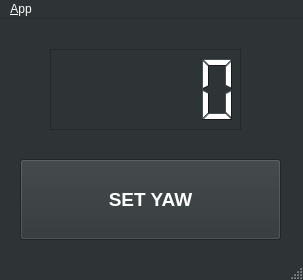
<?xml version="1.0" encoding="UTF-8"?>
<ui version="4.0">
 <class>MainWindowDesign</class>
 <widget class="QMainWindow" name="MainWindowDesign">
  <property name="geometry">
   <rect>
    <x>0</x>
    <y>0</y>
    <width>303</width>
    <height>280</height>
   </rect>
  </property>
  <property name="palette">
   <palette>
    <active>
     <colorrole role="WindowText">
      <brush brushstyle="SolidPattern">
       <color alpha="255">
        <red>255</red>
        <green>255</green>
        <blue>255</blue>
       </color>
      </brush>
     </colorrole>
     <colorrole role="Button">
      <brush brushstyle="SolidPattern">
       <color alpha="255">
        <red>46</red>
        <green>52</green>
        <blue>54</blue>
       </color>
      </brush>
     </colorrole>
     <colorrole role="Light">
      <brush brushstyle="SolidPattern">
       <color alpha="255">
        <red>69</red>
        <green>78</green>
        <blue>81</blue>
       </color>
      </brush>
     </colorrole>
     <colorrole role="Midlight">
      <brush brushstyle="SolidPattern">
       <color alpha="255">
        <red>57</red>
        <green>65</green>
        <blue>67</blue>
       </color>
      </brush>
     </colorrole>
     <colorrole role="Dark">
      <brush brushstyle="SolidPattern">
       <color alpha="255">
        <red>23</red>
        <green>26</green>
        <blue>27</blue>
       </color>
      </brush>
     </colorrole>
     <colorrole role="Mid">
      <brush brushstyle="SolidPattern">
       <color alpha="255">
        <red>30</red>
        <green>34</green>
        <blue>36</blue>
       </color>
      </brush>
     </colorrole>
     <colorrole role="Text">
      <brush brushstyle="SolidPattern">
       <color alpha="255">
        <red>255</red>
        <green>255</green>
        <blue>255</blue>
       </color>
      </brush>
     </colorrole>
     <colorrole role="BrightText">
      <brush brushstyle="SolidPattern">
       <color alpha="255">
        <red>255</red>
        <green>255</green>
        <blue>255</blue>
       </color>
      </brush>
     </colorrole>
     <colorrole role="ButtonText">
      <brush brushstyle="SolidPattern">
       <color alpha="255">
        <red>255</red>
        <green>255</green>
        <blue>255</blue>
       </color>
      </brush>
     </colorrole>
     <colorrole role="Base">
      <brush brushstyle="SolidPattern">
       <color alpha="255">
        <red>0</red>
        <green>0</green>
        <blue>0</blue>
       </color>
      </brush>
     </colorrole>
     <colorrole role="Window">
      <brush brushstyle="SolidPattern">
       <color alpha="255">
        <red>46</red>
        <green>52</green>
        <blue>54</blue>
       </color>
      </brush>
     </colorrole>
     <colorrole role="Shadow">
      <brush brushstyle="SolidPattern">
       <color alpha="255">
        <red>0</red>
        <green>0</green>
        <blue>0</blue>
       </color>
      </brush>
     </colorrole>
     <colorrole role="AlternateBase">
      <brush brushstyle="SolidPattern">
       <color alpha="255">
        <red>23</red>
        <green>26</green>
        <blue>27</blue>
       </color>
      </brush>
     </colorrole>
     <colorrole role="ToolTipBase">
      <brush brushstyle="SolidPattern">
       <color alpha="255">
        <red>255</red>
        <green>255</green>
        <blue>220</blue>
       </color>
      </brush>
     </colorrole>
     <colorrole role="ToolTipText">
      <brush brushstyle="SolidPattern">
       <color alpha="255">
        <red>0</red>
        <green>0</green>
        <blue>0</blue>
       </color>
      </brush>
     </colorrole>
    </active>
    <inactive>
     <colorrole role="WindowText">
      <brush brushstyle="SolidPattern">
       <color alpha="255">
        <red>255</red>
        <green>255</green>
        <blue>255</blue>
       </color>
      </brush>
     </colorrole>
     <colorrole role="Button">
      <brush brushstyle="SolidPattern">
       <color alpha="255">
        <red>46</red>
        <green>52</green>
        <blue>54</blue>
       </color>
      </brush>
     </colorrole>
     <colorrole role="Light">
      <brush brushstyle="SolidPattern">
       <color alpha="255">
        <red>69</red>
        <green>78</green>
        <blue>81</blue>
       </color>
      </brush>
     </colorrole>
     <colorrole role="Midlight">
      <brush brushstyle="SolidPattern">
       <color alpha="255">
        <red>57</red>
        <green>65</green>
        <blue>67</blue>
       </color>
      </brush>
     </colorrole>
     <colorrole role="Dark">
      <brush brushstyle="SolidPattern">
       <color alpha="255">
        <red>23</red>
        <green>26</green>
        <blue>27</blue>
       </color>
      </brush>
     </colorrole>
     <colorrole role="Mid">
      <brush brushstyle="SolidPattern">
       <color alpha="255">
        <red>30</red>
        <green>34</green>
        <blue>36</blue>
       </color>
      </brush>
     </colorrole>
     <colorrole role="Text">
      <brush brushstyle="SolidPattern">
       <color alpha="255">
        <red>255</red>
        <green>255</green>
        <blue>255</blue>
       </color>
      </brush>
     </colorrole>
     <colorrole role="BrightText">
      <brush brushstyle="SolidPattern">
       <color alpha="255">
        <red>255</red>
        <green>255</green>
        <blue>255</blue>
       </color>
      </brush>
     </colorrole>
     <colorrole role="ButtonText">
      <brush brushstyle="SolidPattern">
       <color alpha="255">
        <red>255</red>
        <green>255</green>
        <blue>255</blue>
       </color>
      </brush>
     </colorrole>
     <colorrole role="Base">
      <brush brushstyle="SolidPattern">
       <color alpha="255">
        <red>0</red>
        <green>0</green>
        <blue>0</blue>
       </color>
      </brush>
     </colorrole>
     <colorrole role="Window">
      <brush brushstyle="SolidPattern">
       <color alpha="255">
        <red>46</red>
        <green>52</green>
        <blue>54</blue>
       </color>
      </brush>
     </colorrole>
     <colorrole role="Shadow">
      <brush brushstyle="SolidPattern">
       <color alpha="255">
        <red>0</red>
        <green>0</green>
        <blue>0</blue>
       </color>
      </brush>
     </colorrole>
     <colorrole role="AlternateBase">
      <brush brushstyle="SolidPattern">
       <color alpha="255">
        <red>23</red>
        <green>26</green>
        <blue>27</blue>
       </color>
      </brush>
     </colorrole>
     <colorrole role="ToolTipBase">
      <brush brushstyle="SolidPattern">
       <color alpha="255">
        <red>255</red>
        <green>255</green>
        <blue>220</blue>
       </color>
      </brush>
     </colorrole>
     <colorrole role="ToolTipText">
      <brush brushstyle="SolidPattern">
       <color alpha="255">
        <red>0</red>
        <green>0</green>
        <blue>0</blue>
       </color>
      </brush>
     </colorrole>
    </inactive>
    <disabled>
     <colorrole role="WindowText">
      <brush brushstyle="SolidPattern">
       <color alpha="255">
        <red>23</red>
        <green>26</green>
        <blue>27</blue>
       </color>
      </brush>
     </colorrole>
     <colorrole role="Button">
      <brush brushstyle="SolidPattern">
       <color alpha="255">
        <red>46</red>
        <green>52</green>
        <blue>54</blue>
       </color>
      </brush>
     </colorrole>
     <colorrole role="Light">
      <brush brushstyle="SolidPattern">
       <color alpha="255">
        <red>69</red>
        <green>78</green>
        <blue>81</blue>
       </color>
      </brush>
     </colorrole>
     <colorrole role="Midlight">
      <brush brushstyle="SolidPattern">
       <color alpha="255">
        <red>57</red>
        <green>65</green>
        <blue>67</blue>
       </color>
      </brush>
     </colorrole>
     <colorrole role="Dark">
      <brush brushstyle="SolidPattern">
       <color alpha="255">
        <red>23</red>
        <green>26</green>
        <blue>27</blue>
       </color>
      </brush>
     </colorrole>
     <colorrole role="Mid">
      <brush brushstyle="SolidPattern">
       <color alpha="255">
        <red>30</red>
        <green>34</green>
        <blue>36</blue>
       </color>
      </brush>
     </colorrole>
     <colorrole role="Text">
      <brush brushstyle="SolidPattern">
       <color alpha="255">
        <red>23</red>
        <green>26</green>
        <blue>27</blue>
       </color>
      </brush>
     </colorrole>
     <colorrole role="BrightText">
      <brush brushstyle="SolidPattern">
       <color alpha="255">
        <red>255</red>
        <green>255</green>
        <blue>255</blue>
       </color>
      </brush>
     </colorrole>
     <colorrole role="ButtonText">
      <brush brushstyle="SolidPattern">
       <color alpha="255">
        <red>23</red>
        <green>26</green>
        <blue>27</blue>
       </color>
      </brush>
     </colorrole>
     <colorrole role="Base">
      <brush brushstyle="SolidPattern">
       <color alpha="255">
        <red>46</red>
        <green>52</green>
        <blue>54</blue>
       </color>
      </brush>
     </colorrole>
     <colorrole role="Window">
      <brush brushstyle="SolidPattern">
       <color alpha="255">
        <red>46</red>
        <green>52</green>
        <blue>54</blue>
       </color>
      </brush>
     </colorrole>
     <colorrole role="Shadow">
      <brush brushstyle="SolidPattern">
       <color alpha="255">
        <red>0</red>
        <green>0</green>
        <blue>0</blue>
       </color>
      </brush>
     </colorrole>
     <colorrole role="AlternateBase">
      <brush brushstyle="SolidPattern">
       <color alpha="255">
        <red>46</red>
        <green>52</green>
        <blue>54</blue>
       </color>
      </brush>
     </colorrole>
     <colorrole role="ToolTipBase">
      <brush brushstyle="SolidPattern">
       <color alpha="255">
        <red>255</red>
        <green>255</green>
        <blue>220</blue>
       </color>
      </brush>
     </colorrole>
     <colorrole role="ToolTipText">
      <brush brushstyle="SolidPattern">
       <color alpha="255">
        <red>0</red>
        <green>0</green>
        <blue>0</blue>
       </color>
      </brush>
     </colorrole>
    </disabled>
   </palette>
  </property>
  <property name="windowTitle">
   <string>QRosApp</string>
  </property>
  <property name="windowIcon">
   <iconset resource="../resources/images.qrc">
    <normaloff>:/images/mw_2.png</normaloff>:/images/mw_2.png</iconset>
  </property>
  <property name="locale">
   <locale language="English" country="Australia"/>
  </property>
  <widget class="QWidget" name="centralwidget">
   <widget class="QPushButton" name="pushButton_set">
    <property name="geometry">
     <rect>
      <x>20</x>
      <y>140</y>
      <width>261</width>
      <height>81</height>
     </rect>
    </property>
    <property name="font">
     <font>
      <pointsize>14</pointsize>
      <weight>75</weight>
      <bold>true</bold>
     </font>
    </property>
    <property name="text">
     <string>SET YAW</string>
    </property>
   </widget>
   <widget class="QLCDNumber" name="lcdNumber2">
    <property name="geometry">
     <rect>
      <x>50</x>
      <y>30</y>
      <width>191</width>
      <height>81</height>
     </rect>
    </property>
    <property name="font">
     <font>
      <pointsize>15</pointsize>
      <weight>75</weight>
      <bold>true</bold>
     </font>
    </property>
    <property name="frameShape">
     <enum>QFrame::StyledPanel</enum>
    </property>
    <property name="frameShadow">
     <enum>QFrame::Plain</enum>
    </property>
    <property name="lineWidth">
     <number>1</number>
    </property>
   </widget>
  </widget>
  <widget class="QMenuBar" name="menubar">
   <property name="geometry">
    <rect>
     <x>0</x>
     <y>0</y>
     <width>303</width>
     <height>22</height>
    </rect>
   </property>
   <widget class="QMenu" name="menu_File">
    <property name="title">
     <string>&amp;App</string>
    </property>
    <addaction name="action_Preferences"/>
    <addaction name="separator"/>
    <addaction name="actionAbout"/>
    <addaction name="actionAbout_Qt"/>
    <addaction name="separator"/>
    <addaction name="action_Quit"/>
   </widget>
   <addaction name="menu_File"/>
  </widget>
  <widget class="QStatusBar" name="statusbar"/>
  <action name="action_Quit">
   <property name="text">
    <string>&amp;Quit</string>
   </property>
   <property name="shortcut">
    <string>Ctrl+Q</string>
   </property>
   <property name="shortcutContext">
    <enum>Qt::ApplicationShortcut</enum>
   </property>
  </action>
  <action name="action_Preferences">
   <property name="text">
    <string>&amp;Preferences</string>
   </property>
  </action>
  <action name="actionAbout">
   <property name="text">
    <string>&amp;About</string>
   </property>
  </action>
  <action name="actionAbout_Qt">
   <property name="text">
    <string>About &amp;Qt</string>
   </property>
  </action>
 </widget>
 <resources>
  <include location="../resources/images.qrc"/>
 </resources>
 <connections>
  <connection>
   <sender>action_Quit</sender>
   <signal>triggered()</signal>
   <receiver>MainWindowDesign</receiver>
   <slot>close()</slot>
   <hints>
    <hint type="sourcelabel">
     <x>-1</x>
     <y>-1</y>
    </hint>
    <hint type="destinationlabel">
     <x>399</x>
     <y>299</y>
    </hint>
   </hints>
  </connection>
 </connections>
</ui>
